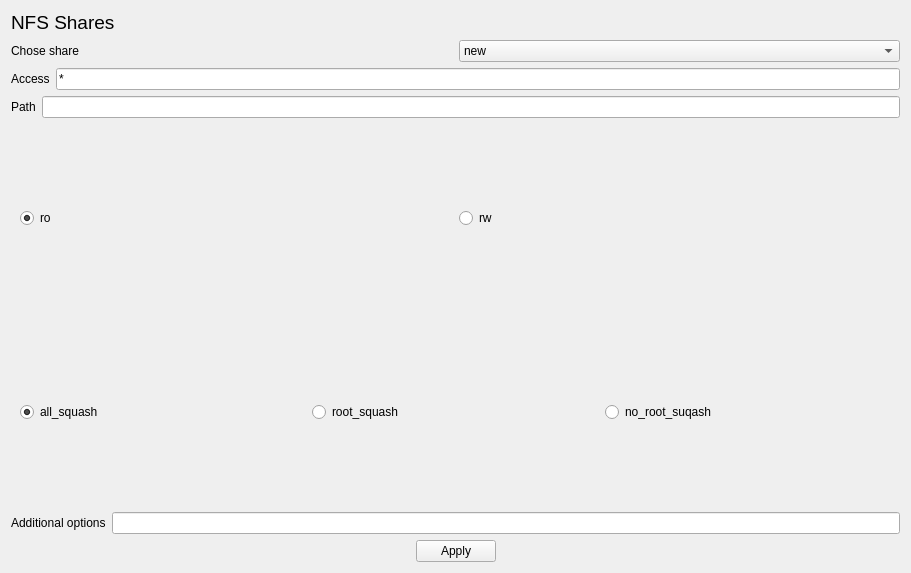
<?xml version="1.0" encoding="UTF-8"?>
<ui version="4.0">
 <class>nfs_window</class>
 <widget class="QWidget" name="nfs_window">
  <property name="geometry">
   <rect>
    <x>0</x>
    <y>0</y>
    <width>911</width>
    <height>573</height>
   </rect>
  </property>
  <property name="windowTitle">
   <string>Form</string>
  </property>
  <layout class="QVBoxLayout" name="verticalLayout">
   <item>
    <widget class="QLabel" name="nfs_label">
     <property name="sizePolicy">
      <sizepolicy hsizetype="Preferred" vsizetype="Fixed">
       <horstretch>0</horstretch>
       <verstretch>0</verstretch>
      </sizepolicy>
     </property>
     <property name="font">
      <font>
       <pointsize>14</pointsize>
      </font>
     </property>
     <property name="text">
      <string>NFS Shares</string>
     </property>
    </widget>
   </item>
   <item>
    <layout class="QHBoxLayout" name="share_layout">
     <item>
      <widget class="QLabel" name="choose_share_label">
       <property name="text">
        <string>Chose share</string>
       </property>
      </widget>
     </item>
     <item>
      <widget class="QComboBox" name="share_combobox">
       <item>
        <property name="text">
         <string>new</string>
        </property>
       </item>
      </widget>
     </item>
    </layout>
   </item>
   <item>
    <layout class="QHBoxLayout" name="access_layout">
     <item>
      <widget class="QLabel" name="access_label">
       <property name="text">
        <string>Access</string>
       </property>
      </widget>
     </item>
     <item>
      <widget class="QLineEdit" name="access">
       <property name="toolTip">
        <string>&lt;html&gt;&lt;head/&gt;&lt;body&gt;&lt;p&gt;Set access policy, eg. 10.10.10.11 or 10.10.10.0/24 or 10.10.10.0/24 172.16.0.0/16. Default is *.&lt;/p&gt;&lt;/body&gt;&lt;/html&gt;</string>
       </property>
       <property name="text">
        <string>*</string>
       </property>
      </widget>
     </item>
    </layout>
   </item>
   <item>
    <layout class="QHBoxLayout" name="path_layout">
     <item>
      <widget class="QLabel" name="path_label">
       <property name="text">
        <string>Path</string>
       </property>
      </widget>
     </item>
     <item>
      <widget class="QLineEdit" name="path"/>
     </item>
    </layout>
   </item>
   <item>
    <layout class="QHBoxLayout" name="permissions_layout">
     <item>
      <widget class="QWidget" name="widget_2" native="true">
       <property name="sizePolicy">
        <sizepolicy hsizetype="Preferred" vsizetype="Preferred">
         <horstretch>0</horstretch>
         <verstretch>0</verstretch>
        </sizepolicy>
       </property>
       <layout class="QHBoxLayout" name="horizontalLayout_2">
        <item>
         <widget class="QRadioButton" name="ro_radio">
          <property name="sizePolicy">
           <sizepolicy hsizetype="Minimum" vsizetype="Fixed">
            <horstretch>0</horstretch>
            <verstretch>0</verstretch>
           </sizepolicy>
          </property>
          <property name="text">
           <string>ro</string>
          </property>
          <property name="checked">
           <bool>true</bool>
          </property>
          <property name="autoExclusive">
           <bool>false</bool>
          </property>
         </widget>
        </item>
        <item>
         <widget class="QRadioButton" name="rw_radio">
          <property name="sizePolicy">
           <sizepolicy hsizetype="Minimum" vsizetype="Fixed">
            <horstretch>0</horstretch>
            <verstretch>0</verstretch>
           </sizepolicy>
          </property>
          <property name="text">
           <string>rw</string>
          </property>
         </widget>
        </item>
       </layout>
      </widget>
     </item>
    </layout>
   </item>
   <item>
    <layout class="QHBoxLayout" name="squash_layout">
     <item>
      <widget class="QWidget" name="widget" native="true">
       <property name="sizePolicy">
        <sizepolicy hsizetype="Preferred" vsizetype="Preferred">
         <horstretch>0</horstretch>
         <verstretch>0</verstretch>
        </sizepolicy>
       </property>
       <layout class="QHBoxLayout" name="horizontalLayout">
        <item>
         <widget class="QRadioButton" name="all_squash_radio">
          <property name="toolTip">
           <string>&lt;html&gt;&lt;head/&gt;&lt;body&gt;&lt;p&gt;All remote users as nfsnobody user&lt;/p&gt;&lt;/body&gt;&lt;/html&gt;</string>
          </property>
          <property name="text">
           <string>all_squash</string>
          </property>
          <property name="checked">
           <bool>true</bool>
          </property>
         </widget>
        </item>
        <item>
         <widget class="QRadioButton" name="root_squash_radio">
          <property name="toolTip">
           <string>&lt;html&gt;&lt;head/&gt;&lt;body&gt;&lt;p&gt;Client's root user doesn't have root permissions on share&lt;/p&gt;&lt;/body&gt;&lt;/html&gt;</string>
          </property>
          <property name="text">
           <string>root_squash</string>
          </property>
         </widget>
        </item>
        <item>
         <widget class="QRadioButton" name="no_root_squash_radio">
          <property name="toolTip">
           <string>&lt;html&gt;&lt;head/&gt;&lt;body&gt;&lt;p&gt;Client's root user has root permissions on share&lt;/p&gt;&lt;/body&gt;&lt;/html&gt;</string>
          </property>
          <property name="text">
           <string>no_root_suqash</string>
          </property>
         </widget>
        </item>
       </layout>
      </widget>
     </item>
    </layout>
   </item>
   <item>
    <layout class="QHBoxLayout" name="additional_options_layout">
     <item>
      <widget class="QLabel" name="additional_options_label">
       <property name="text">
        <string>Additional options</string>
       </property>
      </widget>
     </item>
     <item>
      <widget class="QLineEdit" name="additional_options">
       <property name="toolTip">
        <string>&lt;html&gt;&lt;head/&gt;&lt;body&gt;&lt;p&gt;Set additional options, eg. user mapping&lt;/p&gt;&lt;/body&gt;&lt;/html&gt;</string>
       </property>
      </widget>
     </item>
    </layout>
   </item>
   <item>
    <layout class="QHBoxLayout" name="apply_layout">
     <item>
      <spacer name="horizontalSpacer">
       <property name="orientation">
        <enum>Qt::Horizontal</enum>
       </property>
       <property name="sizeHint" stdset="0">
        <size>
         <width>40</width>
         <height>20</height>
        </size>
       </property>
      </spacer>
     </item>
     <item>
      <widget class="QPushButton" name="apply">
       <property name="text">
        <string>Apply</string>
       </property>
      </widget>
     </item>
     <item>
      <spacer name="horizontalSpacer_2">
       <property name="orientation">
        <enum>Qt::Horizontal</enum>
       </property>
       <property name="sizeHint" stdset="0">
        <size>
         <width>40</width>
         <height>20</height>
        </size>
       </property>
      </spacer>
     </item>
    </layout>
   </item>
  </layout>
 </widget>
 <resources/>
 <connections/>
</ui>
